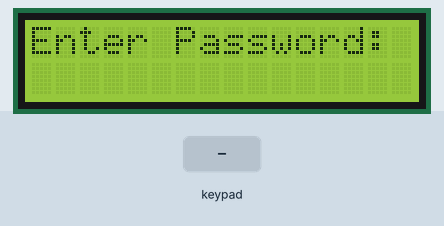
A sketch run on a simulated Arduino Uno, built with avr-gcc and run on an emulated ATmega328P. Parts: 16×2 character LCD. The test bench sets the inputs (shaded band).

Above: at 1.2 s.
1.3 s: keypad keys 9 8 7 6 # pressed 0.4 s apart
At 4.3 s:
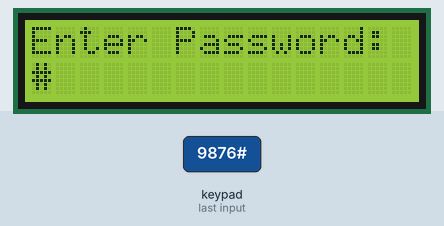
5.0 s: key 'A' pressed
At 5.6 s:
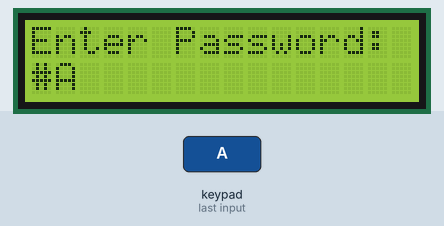
6.5 s: key 'B' pressed
At 7.7 s:
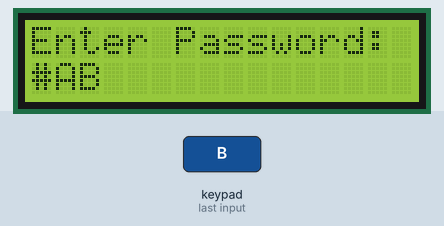
8.0 s: keypad keys 9 8 7 6 pressed 0.4 s apart
At 8.6 s:
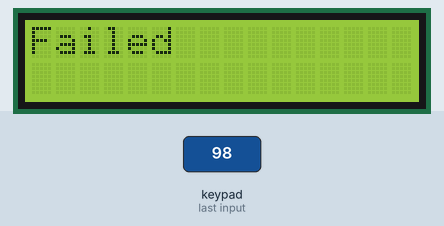
Timing chart, 0 to 11.0 s (numbered marks = the images above; inputs shaded):
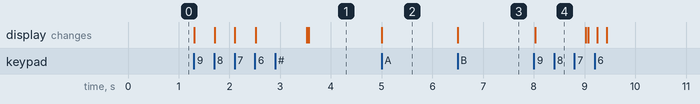

The sketch:

day21_2_keypad.ino
```cpp
#include <Wire.h>
#include <LiquidCrystal_I2C.h>
#include <Keypad.h>

#define digitlength 5
int pwd = 1111;

char Data[digitlength];
byte data_count = 0, master_count = 0;
bool Pass_is_good;
char customKey;

const byte ROWS = 4;
const byte COLS = 4;

char hexaKeys[ROWS][COLS] = {
  {'1', '2', '3', 'A'},
  {'4', '5', '6', 'B'},
  {'7', '8', '9', 'C'},
  {'*', '0', '#', 'D'}
};


byte rowPins[ROWS] = {9, 8, 7, 6};
byte colPins[COLS] = {5, 4, 3, 2};

Keypad customKeypad = Keypad(makeKeymap(hexaKeys), rowPins, colPins, ROWS, COLS);

LiquidCrystal_I2C lcd(0x27, 2, 1, 0, 4, 5, 6, 7, 3, POSITIVE);

void setup(){
  Serial.begin(9600);
  lcd.begin(16,2);
  lcd.backlight();
}

void loop()
{

  lcd.setCursor(0,0);
  lcd.print("Enter Password:");

  customKey = customKeypad.getKey();
  if (customKey){
    Data[data_count] = customKey;
    lcd.setCursor(data_count,1);
    lcd.print(Data[data_count]);
    data_count++;
    }

  if(data_count == digitlength-1){
    lcd.clear();
    int data=String(Data).toInt();
    if(data == pwd)
    {
      lcd.print("! Success !");
      delay(1000);
      }
    else{
      lcd.print("Failed");

      delay(1000);
      }
    lcd.clear();
    clearData();
  }
}

void clearData(){
  while(data_count !=0){
    Data[data_count--] = 0;
  }
  return;
}
```

Measured:
- after the input at 1.3 s, the display: first changes at once (image 1 shows a later state)
- after the input at 5.0 s, the display: changes at once (image 2)
- after the input at 6.5 s, the display: changes at once (image 3)
- after the input at 8.0 s, the display: changes at once (image 4)
